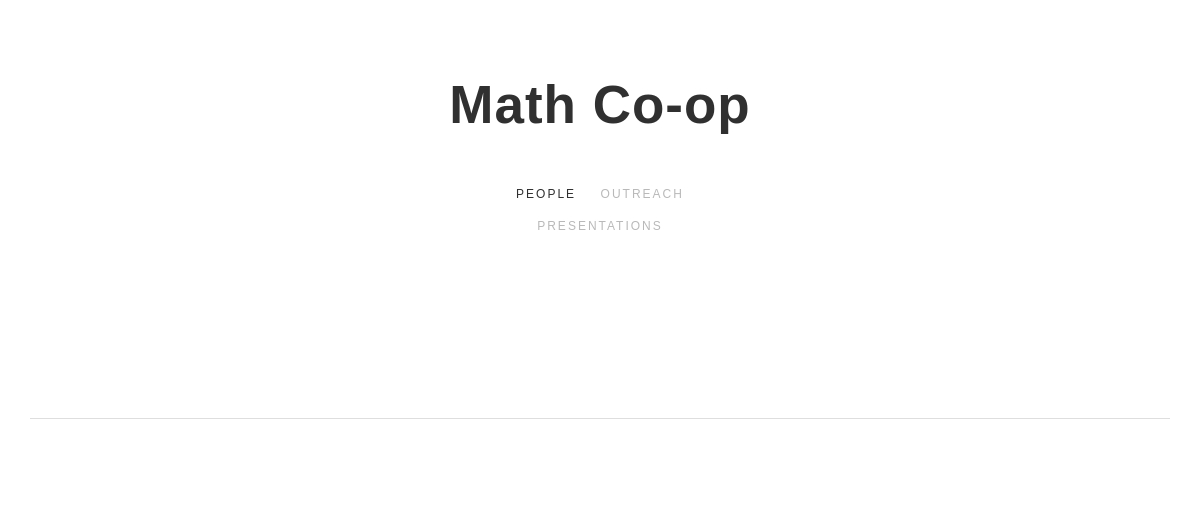
The app's page /coop/people, older data.
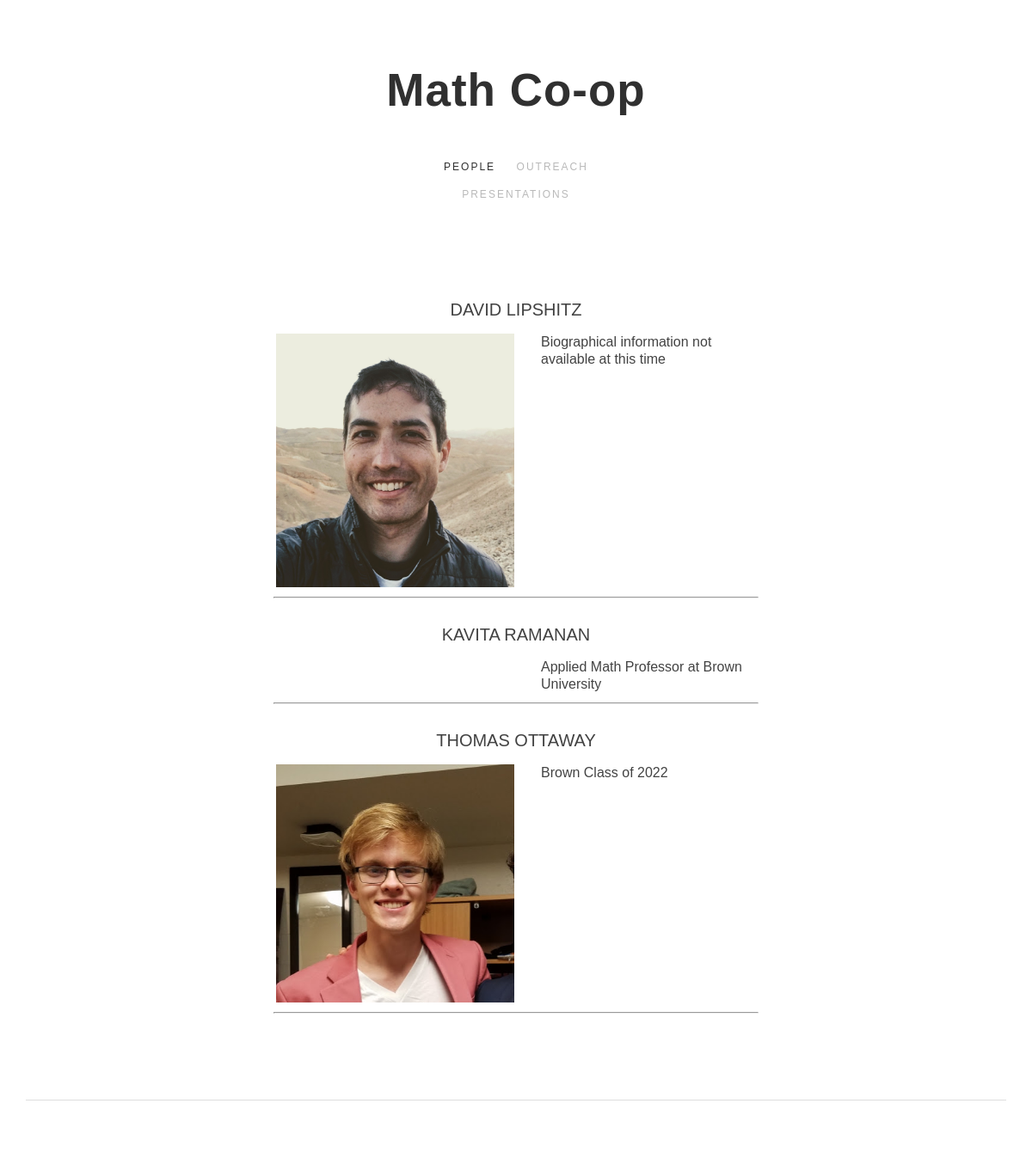
The same page, newer data.
### coop/models.py (models this page shows, shortened)
class Person(models.Model):
    name = models.CharField("Name", max_length=50)
    image = models.ImageField(upload_to="images/", blank=True, default=None, null=True)
    bio = models.CharField("Biography", max_length=1000, blank=True, default=None, null=True)
    class Meta:
        verbose_name_plural = "People"

### coop/views.py (the view)
# urls.py: path('people', views.people, name='people'),
def people(request):
    people = Person.objects.all()
    return render(request, 'coop/people.html', {"people": people})

### coop/templates/coop/people.html (shortened to what this page needs)
{% extends "coop/base2.html" %}
{% block nav %}
  <div class="navigation-bar">
    <a href="{% url 'people' %}" class="nav-link w--current">People</a>
    <a href="{% url 'outreach' %}" class="nav-link">Outreach</a></div>
    <a href="{% url 'pres' %}" class="nav-link">Presentations</a></div>
  </div>
{% endblock %}
{% block content %}
  {% for person in people %}
    <table>
      <tr>
        <h1 id="{{ person.name }}" class="info-page-header blog-headline">{{ person.name }}</h1>
      </tr>
      <tr>
        <td style="width: 50%">
          {% if person.image %}<img class="profileImage" src="/coop{{ person.image.url }}" />{% endif %}
        </td>
        <td style="width: 50%; padding-left: 5%">
          {{ person.bio }}
        </td>
      </tr>
    </table>
    <hr>
  {% endfor %}
{% endblock %}

### coop/templates/coop/base2.html (shortened to what this page needs)
{% load static %}
<!DOCTYPE html>
<html>
<head>
  <link href="{% static 'coop/styles.css' %}" rel="stylesheet" type="text/css">
  <link href="{% static 'coop/css/webflow.css' %}" rel="stylesheet" type="text/css">
  <link href="{% static 'coop/css/thomass-first-project-5279a7.webflow.css' %}" rel="stylesheet" type="text/css">
</head>
<body>
  <div class="header-section">
    <div class="w-container">
        <a href="{% url 'index' %}" class="blog-home-link w-inline-block w--current">
        <h1 class="blog-name">Math Co-op</h1>
      </a>
    {% block nav %}{% endblock %}
  <div class="section">
    <div class="w-container">
      <div class="content-wrapper w-dyn-list">
        <div class="w-dyn-items">
          <div class="blog-post w-dyn-item">
            <div class="heading-wrapper">
              {% block content %}{% endblock %}
            </div>
        </div>
      </div>
    </div>
  </div>
  <div class="footer">
  </div>
</body>
</html>

### coop/static/coop/styles.css (style rules this page uses)
body { background-color:white; height: 100%; width: 100%; margin: 0px; }
a { cursor: pointer; }
td { vertical-align: top; }
h1, h2, h3, h4, p, li { font-family: Arial,Helvetica,sans-serif; }
.profileImage { width: 300px; }
.info-page-header { margin-top: 30px; }

### coop/static/coop/css/webflow.css (style rules this page uses)
* { -webkit-box-sizing: border-box; -moz-box-sizing: border-box; box-sizing: border-box; }
html { height: 100%; }
body { margin: 0; min-height: 100%; background-color: #fff; font-family: Arial, sans-serif; font-size: 14px; line-height: 20px; color: #333; }
img { max-width: 100%; vertical-align: middle; display: inline-block; }
.w-inline-block { max-width: 100%; display: inline-block; }
h1, h2, h3, h4, h5, h6 { font-weight: bold; margin-bottom: 10px; }
h1 { font-size: 38px; line-height: 44px; margin-top: 20px; }
.w-container { margin-left: auto; margin-right: auto; max-width: 940px; }
.w-container:before, .w-container:after { content: " "; display: table; grid-column-start: 1; grid-row-start: 1; grid-column-end: 2; grid-row-end: 2; }
.w-container:after { clear: both; }

### coop/static/coop/css/thomass-first-project-5279a7.webflow.css (style rules this page uses)
body { color: rgba(0, 0, 0, .74); font-size: 16px; line-height: 20px; }
h1 { margin-top: 0px; margin-bottom: 10px; font-family: Montserrat, sans-serif; font-size: 30px; line-height: 35px; font-weight: 700; }
.navigation-bar { margin-top: 45px; text-align: center; }
.section { position: relative; padding-right: 2.5%; padding-left: 2.5%; background-color: #fff; }
.header-section { padding-top: 76px; padding-bottom: 76px; text-align: center; }
.footer { padding-top: 41px; padding-bottom: 41px; border-top: 1px solid rgba(0, 0, 0, .13); text-align: center; }
.nav-link { display: inline-block; margin-right: 10px; margin-left: 10px; padding: 7px 0px; -webkit-transition: color 200ms ease; transition: color 200ms ease; font-family: Montserrat, sans-serif; color: #b9b9b9; font-size: 12px; line-height: 18px; text-align: center; letter-spacing: 2px; text-decoration: none; text-transform: uppercase; }
.nav-link.w--current { color: #303030; }
.blog-post { margin-bottom: 100px; }
.blog-home-link { -webkit-transition: opacity 200ms ease; transition: opacity 200ms ease; font-family: Montserrat, sans-serif; color: #303030; text-decoration: none; }
.blog-name { display: inline-block; margin-bottom: 0px; font-size: 53px; line-height: 57px; letter-spacing: 1px; }
.blog-headline { display: block; font-family: Montserrat, sans-serif; font-size: 20px; line-height: 25px; font-weight: 400; text-align: center; text-transform: uppercase; }
.heading-wrapper { display: block; width: 60%; margin-right: auto; margin-left: auto; }

Row changes from the older to the newer data that the page shows:
added Person: name "DAVID LIPSHITZ", image (picture), bio "Biographical information not available at this time"
added Person: name "KAVITA RAMANAN", bio "Applied Math Professor at Brown University"
added Person: name "THOMAS OTTAWAY", image (picture), bio "Brown Class of 2022"
